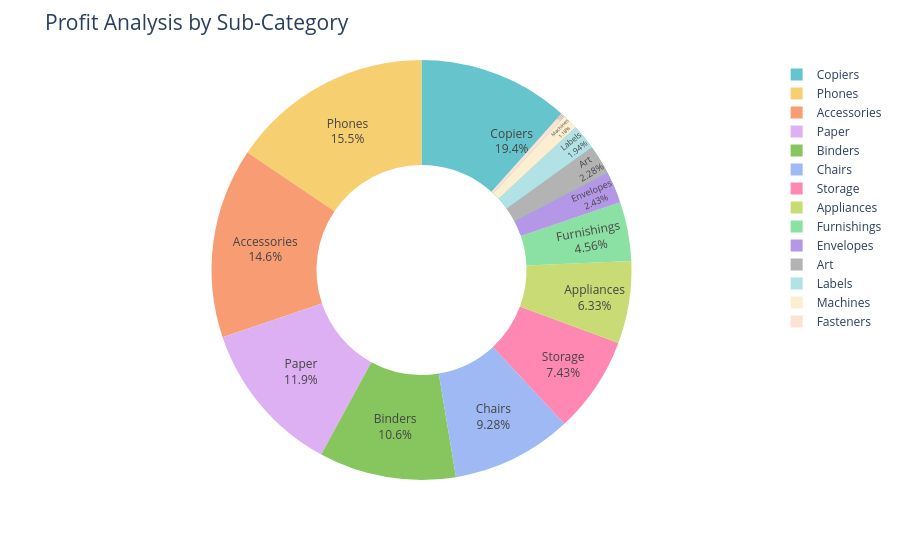

This figure's notebook cell:
### Code cell
fig= px.pie(profit_by_subcategory,
            values='Profit',
            names='Sub-Category',
            hole=0.5,
            color_discrete_sequence=px.colors.qualitative.Pastel)

fig.update_traces(textposition='inside', textinfo='percent+label')
fig.update_layout(title_text='Profit Analysis by Sub-Category', title_font=dict(size=21))

fig.show()

### Figure 1 — Plotly figure (JSON) as saved in the notebook; plotly's stock layout.template omitted (floating-point values rounded to 4 significant figures)
{"data": [{"domain": {"x": [0, 1], "y": [0, 1]}, "hole": 0.5, "hovertemplate": "Sub-Category=%{label}<br>Profit=%{value}<extra></extra>", "labels": ["Accessories", "Appliances", "Art", "Binders", "Bookcases", "Chairs", "Copiers", "Envelopes", "Fasteners", "Furnishings", "Labels", "Machines", "Paper", "Phones", "Storage", "Supplies", "Tables"], "legendgroup": "", "name": "", "showlegend": true, "textinfo": "percent+label", "textposition": "inside", "type": "pie", "values": [41940.0, 18140.0, 6528.0, 30220.0, -3473.0, 26590.0, 55620.0, 6964.0, 949.5, 13060.0, 5546.0, 3385.0, 34050.0, 44520.0, 21280.0, -1189.0, -17730.0]}], "layout": {"legend": {"tracegroupgap": 0}, "margin": {"t": 60}, "piecolorway": ["rgb(102, 197, 204)", "rgb(246, 207, 113)", "rgb(248, 156, 116)", "rgb(220, 176, 242)", "rgb(135, 197, 95)", "rgb(158, 185, 243)", "rgb(254, 136, 177)", "rgb(201, 219, 116)", "rgb(139, 224, 164)", "rgb(180, 151, 231)", "rgb(179, 179, 179)"], "title": {"font": {"size": 21}, "text": "Profit Analysis by Sub-Category"}}}
